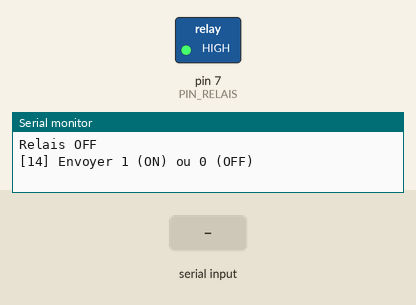
This sketch was run on a simulated Arduino Uno, built with avr-gcc and run on an emulated ATmega328P. Shown: switched loads named in the sketch (green lamp = pin HIGH), the last lines printed to the serial monitor. Inputs (shaded band) come from the test bench.

Above: at 1.2 s.
1.3 s: "1" received over Serial
At 2.0 s:
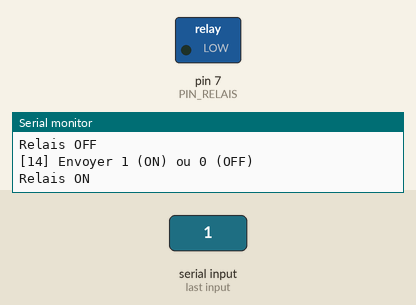
2.8 s: "0" received over Serial
At 3.2 s:
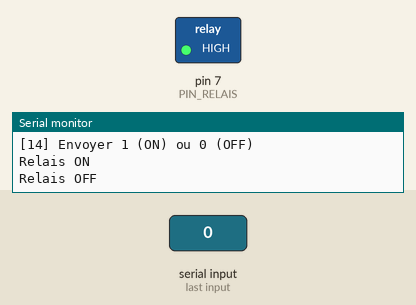
Timing chart, 0 to 5.8 s (numbered marks = the images above; inputs shaded):
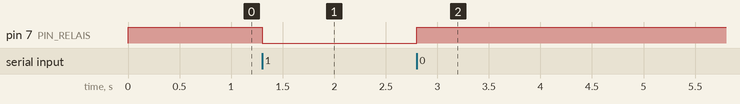

The sketch:

14_Module_Relais.ino
```cpp
/*
 * =====================================================================
 *  Arduino Lab Nexus v6.1.0 STABLE  -  Module relais
 * =====================================================================
 *  Explication : Commande d'un module relais 5V (charge externe) via le moniteur série (1/0).
 *  Carte       : Arduino UNO / Nano (ATmega328P) - compatible Mega
 *  Moniteur    : 9600 bauds
 *
 *  Câblage :
 *   Arduino 5V     -> Relais VCC
 *   Arduino GND    -> Relais GND
 *   Arduino D7     -> Relais IN
 *
 *  Bibliothèques requises (arduino-cli lib install "...") : aucune
 * =====================================================================
 */
// @libs:

const uint8_t PIN_RELAIS = 7;
const bool RELAIS_ACTIF_BAS = true;      // la plupart des modules s'activent à LOW

void commanderRelais(bool on) {
  digitalWrite(PIN_RELAIS, (on ^ RELAIS_ACTIF_BAS) ? HIGH : LOW);
  Serial.println(on ? F("Relais ON") : F("Relais OFF"));
}

void setup() {
  pinMode(PIN_RELAIS, OUTPUT);
  Serial.begin(9600);
  commanderRelais(false);                // état sûr au démarrage
  Serial.println(F("[14] Envoyer 1 (ON) ou 0 (OFF)"));
}

void loop() {
  if (Serial.available()) {
    char c = Serial.read();
    if (c == '1') commanderRelais(true);
    if (c == '0') commanderRelais(false);
  }
}
```

Measured:
- after the input at 1.3 s, pin 7 (PIN_RELAIS): HIGH → LOW at once
- after the input at 2.8 s, pin 7 (PIN_RELAIS): LOW → HIGH at once
